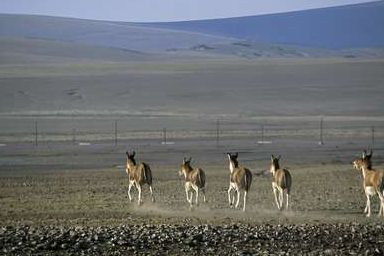
#> input picture data/train/authentic/Au_ani_00086.jpg, 384 x 256 px
$ python -i detectors.py   (imports and definitions only)
#> lines starting #> are read from the running program, lines starting #| are printed output that depends on the picture
#> further down, picture is the input picture: PIL image 384x256 RGB; mean R, G, B 107, 109.8, 111.4
# Method:1 ELA Error Level Analysis: to detedct the tempered images by detedcting the differences in JPEG compression history.
from PIL import Image, ImageChops, ImageEnhance
import io, numpy as np
    # Scale = brighness amplification
    # quality = jpeg recompression quality
def compute_ela(pil_img, quality=90, scale=10):
#> called with quality = 90, scale = 10
    buf = io.BytesIO()
    pil_img.save(buf, format='JPEG', quality=quality)
    buf.seek(0)

    recompressed = Image.open(buf).convert('RGB')
    diff = ImageChops.difference(pil_img.convert('RGB'), recompressed)
    ela = ImageEnhance.Brightness(diff).enhance(scale)
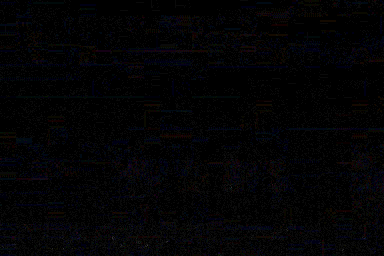
#> ela: PIL image 384x256 RGB; mean R, G, B 3, 2.8, 4.1

    ela_arr = np.array(ela)

    # --- statistics for ML ---
    gray = ela_arr.mean(axis=2)
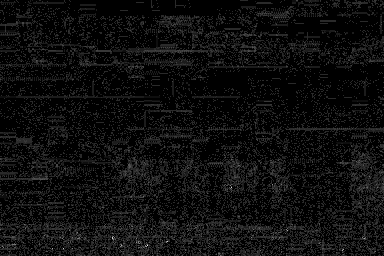
#> gray: shape (256, 384) float64; min 0, max 60, mean 3.3; drawn with min black and max white
    stats = {
        "ela_mean": float(gray.mean()),
        "ela_std": float(gray.std()),
        "ela_max": float(gray.max())
    }
#> stats = {'ela_mean': 3.3, 'ela_std': 4.82, 'ela_max': 60}

    return ela_arr, stats

# Mrthod 2: PRNU- Photo Response Non-Uniformity:Every camera sensor has:vSlight manufacturing imperfections, Pixel-to-pixel sensitivity variations. Image = True Scene + Sensor Noise it is like as A fingerprint left by the camera sensor.

from skimage.restoration import denoise_wavelet
import numpy as np

# [20 lines left out: function extract_residual, not called in this run]

#Methof 3:
import numpy as np

# [15 lines left out: function blockiness_map, not called in this run]

#Method 4:
import cv2
import numpy as np
from sklearn.cluster import DBSCAN

# [64 lines left out: function copy_move_orb_mask, not called in this run]


>>> from PIL import Image
>>> picture = Image.open('../data/train/authentic/Au_ani_00086.jpg')
>>> result = compute_ela(picture)

$ run again, on data/train/authentic/Au_ani_00087.jpg
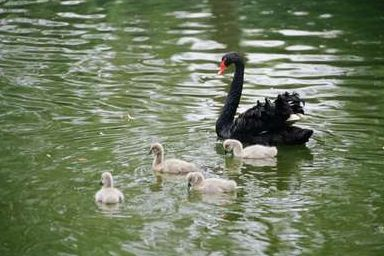
#> input picture data/train/authentic/Au_ani_00087.jpg, 384 x 256 px
#> picture is the input picture: PIL image 384x256 RGB; mean R, G, B 113.1, 125.5, 97.6
#> in compute_ela, `ela = ImageEnhance.Brightness(diff).enhance(scale)`:
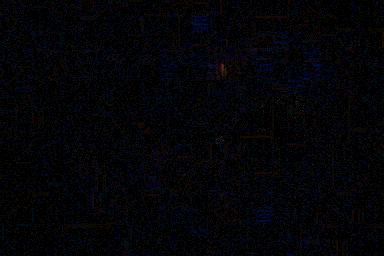
#> ela: PIL image 384x256 RGB; mean R, G, B 3.6, 3.7, 6.7
#> in compute_ela, `gray = ela_arr.mean(axis=2)`:
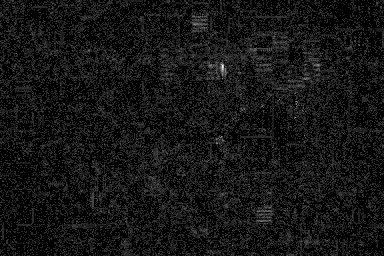
#> gray: shape (256, 384) float64; min 0, max 60, mean 4.7; drawn with min black and max white
#> stats = {'ela_mean': 4.67, 'ela_std': 5.28, 'ela_max': 60}

$ run again, on data/train/authentic/Au_ani_00091.jpg
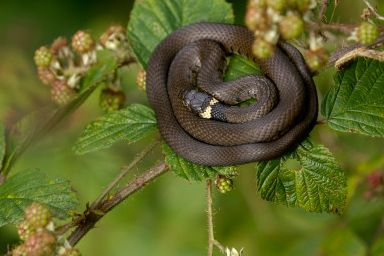
#> input picture data/train/authentic/Au_ani_00091.jpg, 384 x 256 px
#> picture is the input picture: PIL image 384x256 RGB; mean R, G, B 93.9, 99.3, 40
#> in compute_ela, `ela = ImageEnhance.Brightness(diff).enhance(scale)`:
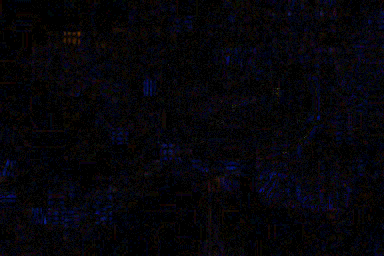
#> ela: PIL image 384x256 RGB; mean R, G, B 5.2, 4.5, 9.1
#> in compute_ela, `gray = ela_arr.mean(axis=2)`:
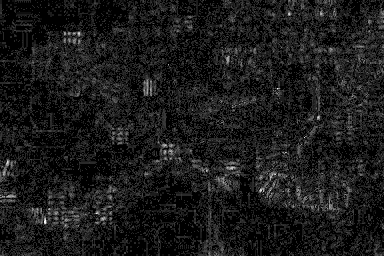
#> gray: shape (256, 384) float64; min 0, max 60, mean 6.3; drawn with min black and max white
#> stats = {'ela_mean': 6.26, 'ela_std': 6.37, 'ela_max': 60}

$ run again, on data/train/authentic/Au_ani_00092.jpg
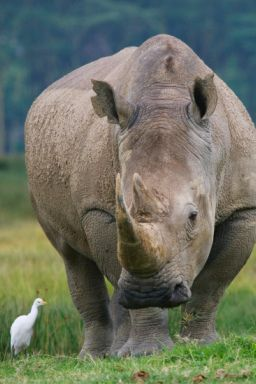
#> input picture data/train/authentic/Au_ani_00092.jpg, 256 x 384 px
#> picture is the input picture: PIL image 256x384 RGB; mean R, G, B 107.4, 112.5, 97.2
#> in compute_ela, `ela = ImageEnhance.Brightness(diff).enhance(scale)`:
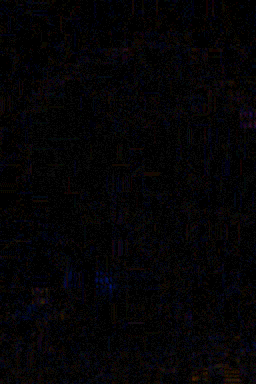
#> ela: PIL image 256x384 RGB; mean R, G, B 4.2, 3.4, 5.1
#> in compute_ela, `gray = ela_arr.mean(axis=2)`:
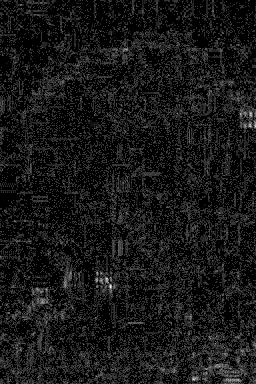
#> gray: shape (384, 256) float64; min 0, max 46.67, mean 4.2; drawn with min black and max white
#> stats = {'ela_mean': 4.24, 'ela_std': 5.18, 'ela_max': 46.67}
